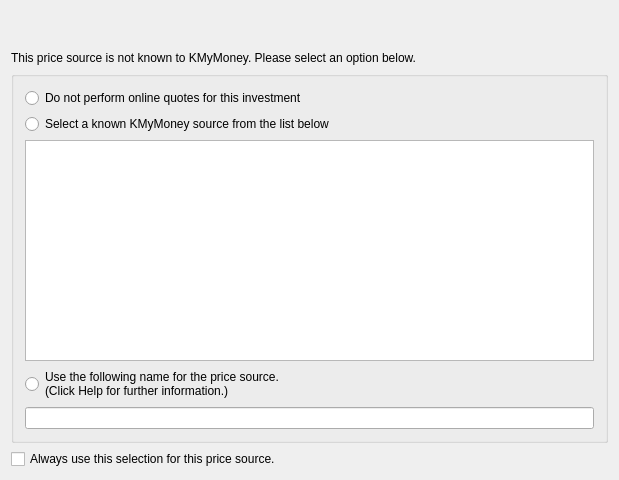
<?xml version="1.0" encoding="UTF-8"?>
<ui version="4.0">
 <class>KGncPriceSourceDlgDecl</class>
 <widget class="QWidget" name="KGncPriceSourceDlgDecl">
  <property name="geometry">
   <rect>
    <x>0</x>
    <y>0</y>
    <width>619</width>
    <height>480</height>
   </rect>
  </property>
  <property name="minimumSize">
   <size>
    <width>619</width>
    <height>480</height>
   </size>
  </property>
  <property name="windowTitle">
   <string>Online Quotes - Select price source</string>
  </property>
  <layout class="QVBoxLayout" name="verticalLayout">
   <item>
    <widget class="QLabel" name="textStockName">
     <property name="text">
      <string/>
     </property>
     <property name="wordWrap">
      <bool>false</bool>
     </property>
    </widget>
   </item>
   <item>
    <widget class="QLabel" name="textGncSource">
     <property name="text">
      <string/>
     </property>
     <property name="wordWrap">
      <bool>false</bool>
     </property>
    </widget>
   </item>
   <item>
    <widget class="QLabel" name="textLabel4">
     <property name="text">
      <string>This price source is not known to KMyMoney. Please select an option below.</string>
     </property>
     <property name="wordWrap">
      <bool>false</bool>
     </property>
    </widget>
   </item>
   <item>
    <widget class="QGroupBox" name="buttonsSourceGroupBox">
     <property name="title">
      <string/>
     </property>
     <layout class="QVBoxLayout">
      <item>
       <widget class="QRadioButton" name="buttonNoSource">
        <property name="text">
         <string>Do not perform online quotes for this investment</string>
        </property>
        <attribute name="buttonGroup">
         <string>buttonsSource</string>
        </attribute>
       </widget>
      </item>
      <item>
       <widget class="QRadioButton" name="buttonSelectSource">
        <property name="text">
         <string>Select a known KMyMoney source from the list below</string>
        </property>
        <attribute name="buttonGroup">
         <string>buttonsSource</string>
        </attribute>
       </widget>
      </item>
      <item>
       <widget class="QListWidget" name="listKnownSource"/>
      </item>
      <item>
       <widget class="QRadioButton" name="buttonUserSource">
        <property name="text">
         <string>Use the following name for the price source.
(Click Help for further information.)</string>
        </property>
        <attribute name="buttonGroup">
         <string>buttonsSource</string>
        </attribute>
       </widget>
      </item>
      <item>
       <widget class="KLineEdit" name="lineUserSource"/>
      </item>
     </layout>
    </widget>
   </item>
   <item>
    <widget class="QCheckBox" name="checkAlwaysUse">
     <property name="text">
      <string>Always use this selection for this price source.</string>
     </property>
    </widget>
   </item>
  </layout>
 </widget>
 <layoutdefault spacing="6" margin="11"/>
 <customwidgets>
  <customwidget>
   <class>QListWidget</class>
   <extends>QListWidget</extends>
   <header>klistwidget.h</header>
  </customwidget>
  <customwidget>
   <class>KLineEdit</class>
   <extends>QLineEdit</extends>
   <header>klineedit.h</header>
  </customwidget>
 </customwidgets>
 <resources/>
 <connections/>
 <buttongroups>
  <buttongroup name="buttonsSource"/>
 </buttongroups>
</ui>
